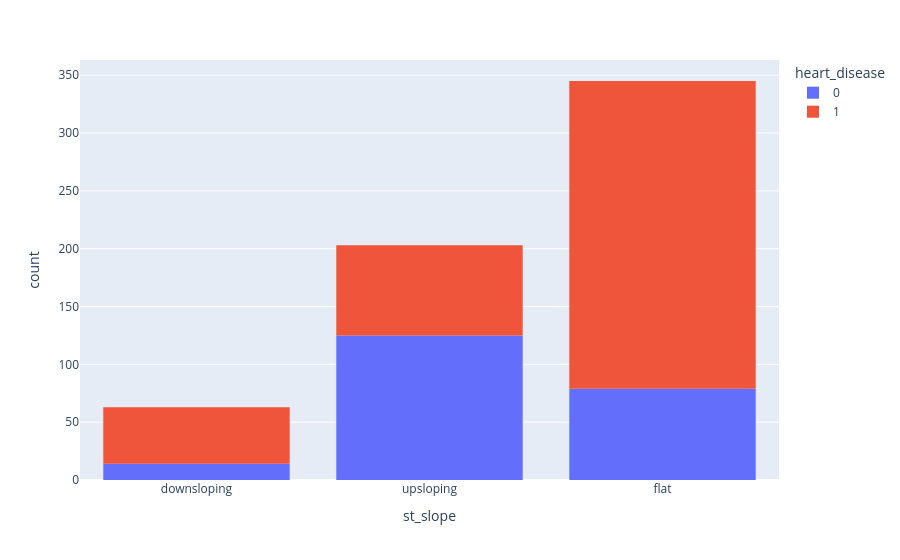

The cell this chart's notebook holds for it:
### Code cell
px.histogram(heart_df, x = "st_slope" , color = "heart_disease")

### Figure 1 — Plotly figure (JSON) as saved in the notebook; plotly's stock layout.template omitted (floating-point values rounded to 4 significant figures; data arrays with more than 128 entries replaced by an {"elided": "..."} marker saying what was removed)
{"data": [{"bingroup": "x", "hovertemplate": "heart_disease=0<br>st_slope=%{x}<br>count=%{y}<extra></extra>", "legendgroup": "0", "marker": {"color": "#636efa", "pattern": {"shape": ""}}, "name": "0", "orientation": "v", "showlegend": true, "type": "histogram", "x": {"elided": "411 str values"}, "xaxis": "x", "yaxis": "y"}, {"bingroup": "x", "hovertemplate": "heart_disease=1<br>st_slope=%{x}<br>count=%{y}<extra></extra>", "legendgroup": "1", "marker": {"color": "#EF553B", "pattern": {"shape": ""}}, "name": "1", "orientation": "v", "showlegend": true, "type": "histogram", "x": {"elided": "509 str values"}, "xaxis": "x", "yaxis": "y"}], "layout": {"barmode": "relative", "legend": {"title": {"text": "heart_disease"}, "tracegroupgap": 0}, "margin": {"t": 60}, "xaxis": {"anchor": "y", "domain": [0, 1], "title": {"text": "st_slope"}}, "yaxis": {"anchor": "x", "domain": [0, 1], "title": {"text": "count"}}}}
